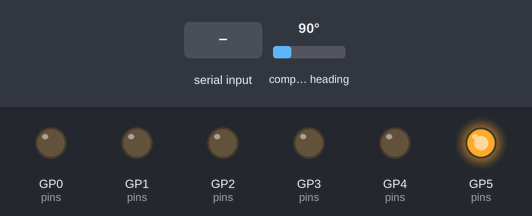
Bench run of a program on a simulated Raspberry Pi Pico. Shown: output pins drawn as LEDs (lit = HIGH). The inputs (shaded band) are chosen by the test bench; at power-on: compass heading 90°. What the program prints to the serial monitor is not drawn.

Above: at 1.4 s.
1.5 s: "x" received over the second serial link
At 2.4 s:
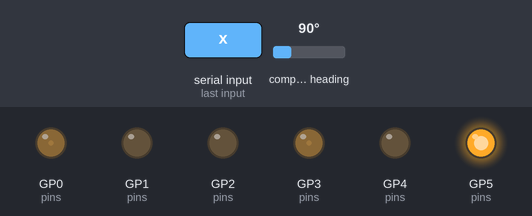
3.0 s: "1" received over the second serial link
At 3.5 s:
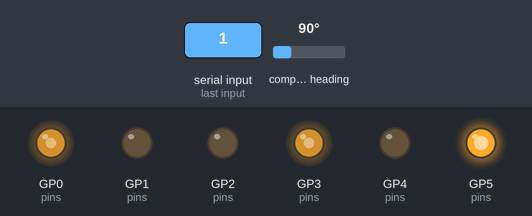
Timing chart, 0 to 6.0 s (numbered marks = the images above; inputs shaded):
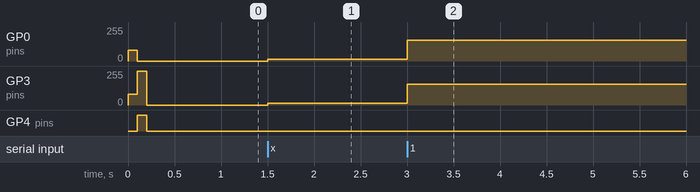

Measured:
- after the input at 1.5 s, GP0 (pins), GP3 (pins): 0/255 → 14/255 at once
- after the input at 3.0 s, GP0 (pins), GP3 (pins): 14/255 → 156/255 at once

The program:

main.cpp
```cpp
#include <Arduino.h>
#include <SoftwareSerial.h>
#include <AS5048A.h>
#define CSPIN D6
#define HA D0
#define HB D1
#define HC D2
#define LA D3
#define LB D4
#define LC D5
SoftwareSerial myserial(D7,17);

#define OFFSET  321//電気角
#define PI 3.1415926535

#define RPM 1000
#define VOLT 8.0
#define CAL_S(r,v) r/(400*v)*255
#define CAL_D(r)   10000000/(r*7) * 1.5

#define MOTOR_SPEED CAL_S(RPM,VOLT)
#define DELAYTIME CAL_D(RPM)

int old;

const int pins[] = {HA,LA,HB,LB,HC,LC};

AS5048A angleSensor(CSPIN,false);

int direction = 0;
int val_sq = 0;
int speed = 0;
//極対数　14

//prototype declaration

void fets(int H_pin,int L_pin,int duty,int mode);
int caluculate_electorical_angle(int offset);
void square_wave_drive(int angle,int motor_speed);

void setup() {
  analogWriteFreq(10000);//60kHz
  for (int i = 0; i < 6; i++){
    pinMode(pins[i],OUTPUT);
  }
  fets(HA,LA,MOTOR_SPEED,0);
  fets(HB,LB,MOTOR_SPEED,0);
  fets(HC,LC,MOTOR_SPEED,0);

  //始動シーケンス1
  square_wave_drive(0,MOTOR_SPEED);
  delay(100);
  fets(HA,LA,MOTOR_SPEED,0);
  fets(HB,LB,MOTOR_SPEED,0);
  fets(HC,LC,MOTOR_SPEED,0);
  delay(100);

}

void setup1(){
  Serial.begin(9600);
  myserial.begin(9600);
  angleSensor.begin();
}

void loop() {
  static unsigned long time_sq = micros();
  //矩形波駆動用
  if((micros() - time_sq) > (DELAYTIME)){
    val_sq += 60;
    time_sq = micros();
  }
  if(val_sq >= 360) val_sq -= 360;
  if(val_sq <  0) val_sq += 360;
  square_wave_drive(direction,speed);
  //fets(HA,LA,100,1);
  //fets(HB,LB,100,1);
  //fets(HC,LC,MOTOR_SPEED,1);
}

void loop1(){
  int angle = 0;
  if(myserial.available()){
    speed = (myserial.read() - 127)*2;
  }
  if(speed > 0){
    angle = 360 - caluculate_electorical_angle(OFFSET-20);
  }else{
    angle = 360 - caluculate_electorical_angle(OFFSET-160);
  }

  if(angle >= 360) angle -= 360;
  if(angle <  0) angle += 360;
  direction = angle;

  Serial.print(val_sq);
  Serial.print(",");

  Serial.println(angle);
  //Serial.println(map(offset,0,255,0,359));

}

int caluculate_electorical_angle(int offset){
  static float old_val;
  float tmp = angleSensor.getRotationInDegrees();
  String error = angleSensor.getErrors();

  if(error == ""){
    float val = tmp;
    //caluculate electorical angle
    float angle_electorical = val * 7  - offset;
    angle_electorical = angle_electorical - 360*((int)angle_electorical / 360);

    if(angle_electorical < 0){
      angle_electorical += 360;
    }else if(angle_electorical > 360){
      angle_electorical -= 360;
    }

    int angle_electorical_int = 360 - ((int)angle_electorical / 60) * 60;
    //angle_electorical_int -= 60;
    //if(angle_electorical_int == -60){
    //  angle_electorical_int = 360;
    //}
    old_val = angle_electorical_int;

    return angle_electorical_int;
  }else{
    return old_val;
  }

}

void fets(int H_pin,int L_pin,int duty,int mode){
  switch (mode){
  case 1://connect High
    analogWrite(H_pin,duty);
    analogWrite(L_pin,duty);
    break;
  case 0://free
    analogWrite(H_pin,0);
    analogWrite(L_pin,255);
    break;
  default:
    Serial.printf("fets : exception of (int)mode\n");
    break;
  }
}

void square_wave_drive(int angle,int motor_speed){
  static int offset = 0;
  if(motor_speed < 0){
    motor_speed *= -1;
  }
  switch (angle){
    case 0:
      fets(HA,LA,motor_speed,1);//HIGH
      fets(HB,LB,0,1);//LOW
      fets(HC,LC,0,0);//FREE
      break;
    case 60:
      fets(HA,LA,motor_speed,1);//HIGH
      fets(HB,LB,0,0);//FREE
      fets(HC,LC,0,1);//LOW
      break;
    case 120:
      fets(HA,LA,0,0);//FREE
      fets(HB,LB,motor_speed,1);//HIGH
      fets(HC,LC,0,1);//LOW
      break;
    case 180:
      fets(HA,LA,0,1);//LOW
      fets(HB,LB,motor_speed,1);//HIGH
      fets(HC,LC,0,0);//FREE
      break;
    case 240:
      fets(HA,LA,0,1);//LOW
      fets(HB,LB,0,0);//FREE
      fets(HC,LC,motor_speed,1);//HIGH
      break;
    case 300:
      fets(HA,LA,0,0);//FREE
      fets(HB,LB,0,1);//LOW
      fets(HC,LC,motor_speed,1);//HIGH
      break;
    default:
      fets(HA,LA,0,0);//FREE
      fets(HB,LB,0,0);//FREE
      fets(HC,LC,0,0);//FREE
      break;
  }
}
```
